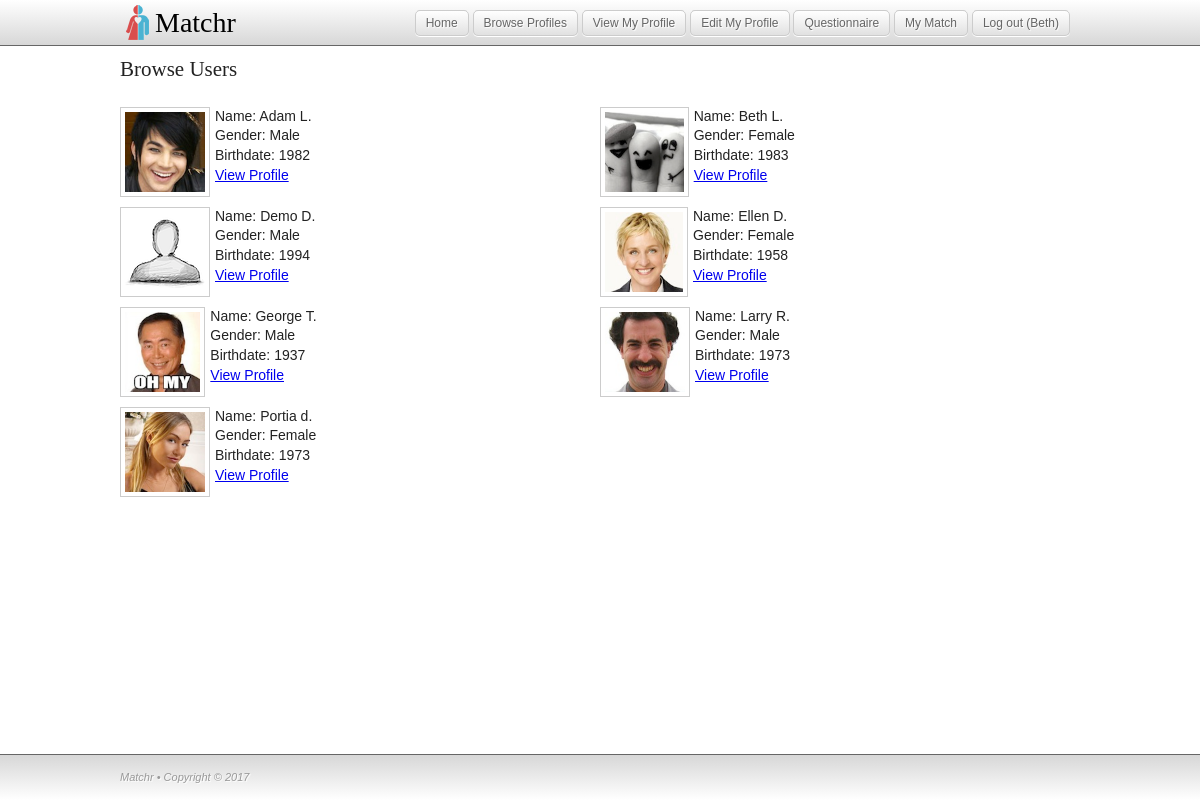
The app's page /browse.php (signed in) with its own data.
### tables this page shows
CREATE TABLE `users` (
  `user_id` int(11) unsigned NOT NULL AUTO_INCREMENT,
  `email` varchar(80) NOT NULL DEFAULT '',
  `pass` varchar(40) NOT NULL DEFAULT '',
  `join_date` datetime NOT NULL,
  `first_name` varchar(32) NOT NULL DEFAULT '',
  `last_name` varchar(32) NOT NULL DEFAULT '',
  `gender` varchar(1) NOT NULL DEFAULT '',
  `birthdate` date NOT NULL,
  `city` varchar(32) NOT NULL DEFAULT '',
  `state` varchar(2) NOT NULL DEFAULT '',
  `picture` varchar(32) NOT NULL DEFAULT '',
  `here_for` varchar(1) NOT NULL DEFAULT '',
  `same_sex` int(1) unsigned zerofill DEFAULT NULL,
  `bio` text NOT NULL,
  PRIMARY KEY (`user_id`),
  UNIQUE KEY `email` (`email`)
);

### includes/functions.php (called while the page is built, shortened)
<?php
  function list_users($dbc, $limit = null, $order_by = 'join_date', $order = 'DESC') {
    $errors = array();
    if ($limit !== null) {
      $max = "LIMIT $limit";
    } else {
      $max = null;
    }
    $query = "SELECT user_id, first_name, last_name, gender, birthdate, picture FROM users WHERE first_name IS NOT NULL ORDER BY $order_by $order $max";
    $data = mysqli_query($dbc, $query);
    if (mysqli_num_rows($data) > 0) {
      $users = array();
      while ($row = mysqli_fetch_array($data)) {
        $users[] = $row;
      }
      return array(true, $users);
    } else {
      $errors[] = 'Impress your friends and be the first to register!';
    }
    return array(false, $errors);
  }
?>

### browse.php (the view, shortened to what this page needs)
<?php
  require_once('includes/appvars.php');
  require_once('includes/functions.php');
  require_once('template/HTMLstart.php');
?>
<div class="content">
  <h2>Browse Users</h2>
  <div id="browse">
    <?php
      list($status, $data) = list_users($dbc, null, 'first_name', 'ASC');
      if ($status) {
        foreach ($data as $user) {
          if (is_file(MATCHR_UPLOADPATH . $user['picture']) && filesize(MATCHR_UPLOADPATH . $user['picture']) > 0) {
            echo '<div class="member"><img class="left" src="' . MATCHR_UPLOADPATH . $user['picture'] . '" alt="' . $user['first_name'] . '">';
          } else {
            echo '<div class="member"><img class="left" src="' . MATCHR_ICONPATH . 'user.png' . '" alt="' . $user['first_name'] . '">';
          }
          echo 'Name: ' . $user['first_name'] . ' ' . substr($user['last_name'],0,1) .  '.<br>';
          if ($user['gender'] == 'F') { $gender = 'Female'; }
          else if ($user['gender'] == 'M') { $gender = 'Male'; }
          else { $gender = 'Uhh...'; }
          echo 'Gender: ' . $gender . '<br>';
          echo 'Birthdate: ' . date('Y',strtotime($user['birthdate'])) . '<br>';
          echo '<a href="/viewprofile.php?user_id=' . $user['user_id'] . '">View Profile</a>';
          echo '<br class="clear"></div>';
        }
      } else {
        $errors = $data;
      }
    ?>
    <br class="clear">
  </div>
</div>
<?php
  require_once('template/HTMLend.php');
?>

### template/HTMLstart.php (shortened to what this page needs)
<!doctype html>
 <html class="no-js" lang="en">
<head>
  <link rel="stylesheet" href="css/style.css">
</head>
<body>
  <?php include('header.php'); ?>
  <div id="main" role="main">

### template/header.php
<header>
  <div class="content">
    <a href="/index.php" class="logo left"><img class="left" src="../img/matchr-logo35.png" width="35" height="35" alt="Matchr Logo">
    <h1 class="left">Matchr</h1></a>
    <?php
      if (isset($_SESSION['logged_in']) && ($_SESSION['logged_in'] == 1)) {
      	echo '
      	<nav>
        	<a href="/index.php">Home</a>
        	<a href="/browse.php">Browse Profiles</a>
        	<a href="/viewprofile.php">View My Profile</a>
        	<a href="/editprofile.php">Edit My Profile</a>
        	<a href="/questionnaire.php">Questionnaire</a>
        	<a href="/mymatch.php">My Match</a>
        	<a href="/logout.php">Log out (' . $_SESSION['first_name'] . ')</a>
        </nav>';
      }
      else {
      	echo '
      	<nav>
      	  <a href="/register.php">Join Matchr</a>
      	  <a href="/login.php">Log In</a>
      	</nav>';
      }
    ?>
    <br class="clear">
  </div>
  <br class="clear">
</header>

### template/HTMLend.php
  </div>
  <?php include('footer.php'); ?>
  </body>
</html>

### template/footer.php
<footer>
  <div class="content">
    <p>Matchr &bull; Copyright &copy; <?=date('Y');?></p>
  </div>
</footer>

### css/style.css (style rules this page uses)
article, aside, details, figcaption, figure, footer, header, hgroup, nav, section { display: block; }
html { font-size: 100%; -webkit-text-size-adjust: 100%; -ms-text-size-adjust: 100%; }
html, button, input, select, textarea { font-family: sans-serif; color: #222; }
body { margin: 0; font-size: 1em; line-height: 1.4; }
a { color: #00e; }
img { border: 0; -ms-interpolation-mode: bicubic; vertical-align: middle; }
body { font-size: 14px; }
h1,h2,h3,h4,h5 { font-family: 'Arvo',serif; font-weight: normal; }
#main { margin: 55px 0 55px; }
.content { width: 960px; margin: 0 auto 0; }
.left { float: left; }
header { background-color: #ebebeb; background-image: linear-gradient(bottom, rgb(215,215,215) 0%, rgb(255,255,255) 100%); background-image: -o-linear-gradient(bottom, rgb(215,215,215) 0%, rgb(255,255,255) 100%); background-image: -moz-linear-gradient(bottom, rgb(215,215,215) 0%, rgb(255,255,255) 100%); background-image: -webkit-linear-gradient(bottom, rgb(215,215,215) 0%, rgb(255,255,255) 100%); background-image: -ms-linear-gradient(bottom, rgb(215,215,215) 0%, rgb(255,255,255) 100%); background-image: -webkit-gradient( linear, left bottom, left top, color-stop(0, rgb(215,215,215)), color-stop(1, rgb(255,255,255)) ); border-bottom: 1px inset #666; position: absolute; top: 0; left: 0; width: 100%; height: 35px; padding: 5px 0; }
header nav { line-height: 35px; float: right; margin-right: 10px; }
header nav a, header nav a:visited { color: #666; font-size: 12px; padding: 5px 10px; margin: 0; text-decoration: none; text-shadow: 1px 1px 1px #FFF; cursor: pointer; border: solid 1px #ccc; background-color:#ebebeb; background-image: linear-gradient(bottom, rgb(225,225,225) 0%, rgb(255,255,255) 100%); background-image: -o-linear-gradient(bottom, rgb(225,225,225) 0%, rgb(255,255,255) 100%); background-image: -moz-linear-gradient(bottom, rgb(225,225,225) 0%, rgb(255,255,255) 100%); background-image: -webkit-linear-gradient(bottom, rgb(225,225,225) 0%, rgb(255,255,255) 100%); background-image: -ms-linear-gradient(bottom, rgb(225,225,225) 0%, rgb(255,255,255) 100%); background-image: -webkit-gradient( linear, left bottom, left top, color-stop(0, rgb(225,225,225)), color-stop(1, rgb(255,255,255)) ); -webkit-box-shadow: 0px 1px 0px #fff; -moz-box-shadow: 0px 1px 0px #fff; box-shadow: 0px 1px 0px #fff; -webkit-border-radius: 5px; -moz-border-radius: 5px; -o-border-radius: 5px; border-radius: 5px; }
header a.logo { margin-right: 5px; color: #000; text-decoration: none; }
header h1 { line-height: 35px; margin: 0; padding: 0; }
footer { background-color: #ebebeb; background-image: linear-gradient(bottom, rgb(255,255,255) 0%, rgb(215,215,215) 100%); background-image: -o-linear-gradient(bottom, rgb(255,255,255) 0%, rgb(215,215,215) 100%); background-image: -moz-linear-gradient(bottom, rgb(255,255,255) 0%, rgb(215,215,215) 100%); background-image: -webkit-linear-gradient(bottom, rgb(255,255,255) 0%, rgb(215,215,215) 100%); background-image: -ms-linear-gradient(bottom, rgb(255,255,255) 0%, rgb(215,215,215) 100%); background-image: -webkit-gradient( linear, left bottom, left top, color-stop(0, rgb(255,255,255)), color-stop(1, rgb(215,215,215)) ); border-top: 1px outset #666; position: fixed; bottom: 0; left: 0; width: 100%; height: 35px; padding: 5px 0; }
footer p { margin: 0; font-size: 11px; color: #999; font-style: italic; text-shadow: 1px 1px 1px #fff; line-height: 35px; }
.member img { max-height: 80px; max-width: 80px; }
#browse .member { display: block; margin: 5px 5px 5px 0; width: 475px; float: left; }
#browse .member img { padding: 4px; border: 1px solid #ccc; margin-right: 5px; }

### records on screen
users: picture+first_name (picture), first_name "Adam", last_name "L", gender "Male", birthdate "1982"
users: picture (picture), first_name "Beth", last_name "L", gender "Female", birthdate "1983"
users: first_name "Demo", last_name "D", gender "Male", birthdate "1994"
users: picture+first_name (picture), first_name "Ellen", last_name "D", gender "Female", birthdate "1958"
users: picture (picture), first_name "George", last_name "T", gender "Male", birthdate "1937"
users: picture (picture), first_name "Larry", last_name "R", gender "Male", birthdate "1973"
users: picture (picture), first_name "Portia", last_name "d", gender "Female", birthdate "1973"

### other values on screen
$_SESSION['first_name'] "Beth"
